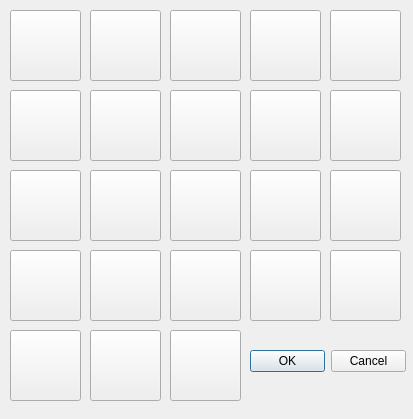
<?xml version="1.0" encoding="UTF-8"?>
<ui version="4.0">
 <class>Form</class>
 <widget class="QWidget" name="Form">
  <property name="geometry">
   <rect>
    <x>0</x>
    <y>0</y>
    <width>413</width>
    <height>419</height>
   </rect>
  </property>
  <property name="windowTitle">
   <string>Form</string>
  </property>
  <widget class="QPushButton" name="line">
   <property name="geometry">
    <rect>
     <x>10</x>
     <y>10</y>
     <width>71</width>
     <height>71</height>
    </rect>
   </property>
   <property name="text">
    <string/>
   </property>
  </widget>
  <widget class="QPushButton" name="curve">
   <property name="geometry">
    <rect>
     <x>90</x>
     <y>10</y>
     <width>71</width>
     <height>71</height>
    </rect>
   </property>
   <property name="text">
    <string/>
   </property>
  </widget>
  <widget class="QPushButton" name="oval">
   <property name="geometry">
    <rect>
     <x>170</x>
     <y>10</y>
     <width>71</width>
     <height>71</height>
    </rect>
   </property>
   <property name="text">
    <string/>
   </property>
  </widget>
  <widget class="QPushButton" name="rectangle">
   <property name="geometry">
    <rect>
     <x>250</x>
     <y>10</y>
     <width>71</width>
     <height>71</height>
    </rect>
   </property>
   <property name="text">
    <string/>
   </property>
  </widget>
  <widget class="QPushButton" name="roundedrectangle">
   <property name="geometry">
    <rect>
     <x>330</x>
     <y>10</y>
     <width>71</width>
     <height>71</height>
    </rect>
   </property>
   <property name="text">
    <string/>
   </property>
  </widget>
  <widget class="QPushButton" name="polygon">
   <property name="geometry">
    <rect>
     <x>10</x>
     <y>90</y>
     <width>71</width>
     <height>71</height>
    </rect>
   </property>
   <property name="text">
    <string/>
   </property>
  </widget>
  <widget class="QPushButton" name="triangle">
   <property name="geometry">
    <rect>
     <x>90</x>
     <y>90</y>
     <width>71</width>
     <height>71</height>
    </rect>
   </property>
   <property name="text">
    <string/>
   </property>
  </widget>
  <widget class="QPushButton" name="rttriangle">
   <property name="geometry">
    <rect>
     <x>170</x>
     <y>90</y>
     <width>71</width>
     <height>71</height>
    </rect>
   </property>
   <property name="text">
    <string/>
   </property>
  </widget>
  <widget class="QPushButton" name="diamond">
   <property name="geometry">
    <rect>
     <x>250</x>
     <y>90</y>
     <width>71</width>
     <height>71</height>
    </rect>
   </property>
   <property name="text">
    <string/>
   </property>
  </widget>
  <widget class="QPushButton" name="pentagon">
   <property name="geometry">
    <rect>
     <x>330</x>
     <y>90</y>
     <width>71</width>
     <height>71</height>
    </rect>
   </property>
   <property name="text">
    <string/>
   </property>
  </widget>
  <widget class="QPushButton" name="hexagon">
   <property name="geometry">
    <rect>
     <x>10</x>
     <y>170</y>
     <width>71</width>
     <height>71</height>
    </rect>
   </property>
   <property name="text">
    <string/>
   </property>
  </widget>
  <widget class="QPushButton" name="rtarrow">
   <property name="geometry">
    <rect>
     <x>90</x>
     <y>170</y>
     <width>71</width>
     <height>71</height>
    </rect>
   </property>
   <property name="text">
    <string/>
   </property>
  </widget>
  <widget class="QPushButton" name="ltarrow">
   <property name="geometry">
    <rect>
     <x>170</x>
     <y>170</y>
     <width>71</width>
     <height>71</height>
    </rect>
   </property>
   <property name="text">
    <string/>
   </property>
  </widget>
  <widget class="QPushButton" name="uparrow">
   <property name="geometry">
    <rect>
     <x>250</x>
     <y>170</y>
     <width>71</width>
     <height>71</height>
    </rect>
   </property>
   <property name="text">
    <string/>
   </property>
  </widget>
  <widget class="QPushButton" name="downarrow">
   <property name="geometry">
    <rect>
     <x>330</x>
     <y>170</y>
     <width>71</width>
     <height>71</height>
    </rect>
   </property>
   <property name="text">
    <string/>
   </property>
  </widget>
  <widget class="QPushButton" name="pt4star">
   <property name="geometry">
    <rect>
     <x>10</x>
     <y>250</y>
     <width>71</width>
     <height>71</height>
    </rect>
   </property>
   <property name="text">
    <string/>
   </property>
  </widget>
  <widget class="QPushButton" name="pt5star">
   <property name="geometry">
    <rect>
     <x>90</x>
     <y>250</y>
     <width>71</width>
     <height>71</height>
    </rect>
   </property>
   <property name="text">
    <string/>
   </property>
  </widget>
  <widget class="QPushButton" name="rectcallout">
   <property name="geometry">
    <rect>
     <x>250</x>
     <y>250</y>
     <width>71</width>
     <height>71</height>
    </rect>
   </property>
   <property name="text">
    <string/>
   </property>
  </widget>
  <widget class="QPushButton" name="pt6star">
   <property name="geometry">
    <rect>
     <x>170</x>
     <y>250</y>
     <width>71</width>
     <height>71</height>
    </rect>
   </property>
   <property name="text">
    <string/>
   </property>
  </widget>
  <widget class="QPushButton" name="heart">
   <property name="geometry">
    <rect>
     <x>90</x>
     <y>330</y>
     <width>71</width>
     <height>71</height>
    </rect>
   </property>
   <property name="text">
    <string/>
   </property>
  </widget>
  <widget class="QPushButton" name="lightening">
   <property name="geometry">
    <rect>
     <x>170</x>
     <y>330</y>
     <width>71</width>
     <height>71</height>
    </rect>
   </property>
   <property name="text">
    <string/>
   </property>
  </widget>
  <widget class="QPushButton" name="cloudcallout">
   <property name="geometry">
    <rect>
     <x>10</x>
     <y>330</y>
     <width>71</width>
     <height>71</height>
    </rect>
   </property>
   <property name="text">
    <string/>
   </property>
  </widget>
  <widget class="QPushButton" name="ovalcallout">
   <property name="geometry">
    <rect>
     <x>330</x>
     <y>250</y>
     <width>71</width>
     <height>71</height>
    </rect>
   </property>
   <property name="text">
    <string/>
   </property>
  </widget>
  <widget class="QDialogButtonBox" name="buttonBox">
   <property name="geometry">
    <rect>
     <x>250</x>
     <y>350</y>
     <width>156</width>
     <height>23</height>
    </rect>
   </property>
   <property name="standardButtons">
    <set>QDialogButtonBox::Cancel|QDialogButtonBox::Ok</set>
   </property>
  </widget>
 </widget>
 <resources/>
 <connections/>
</ui>
